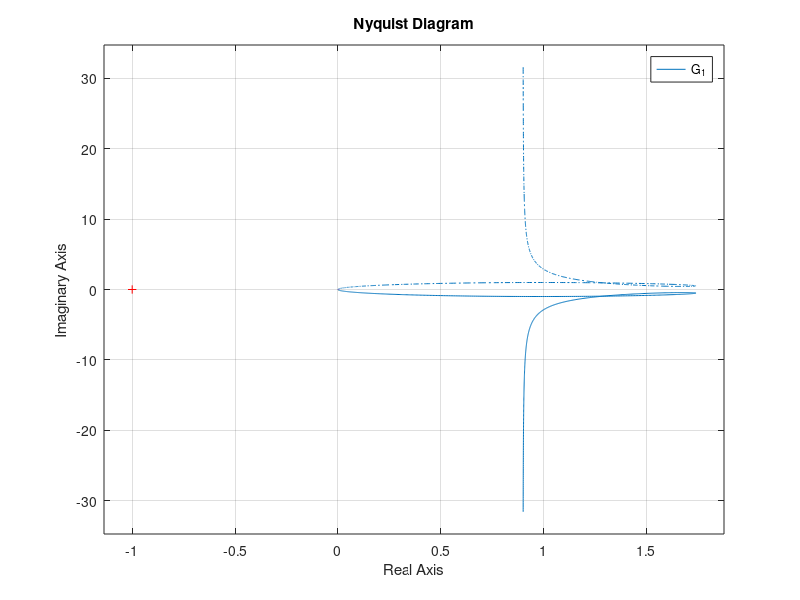
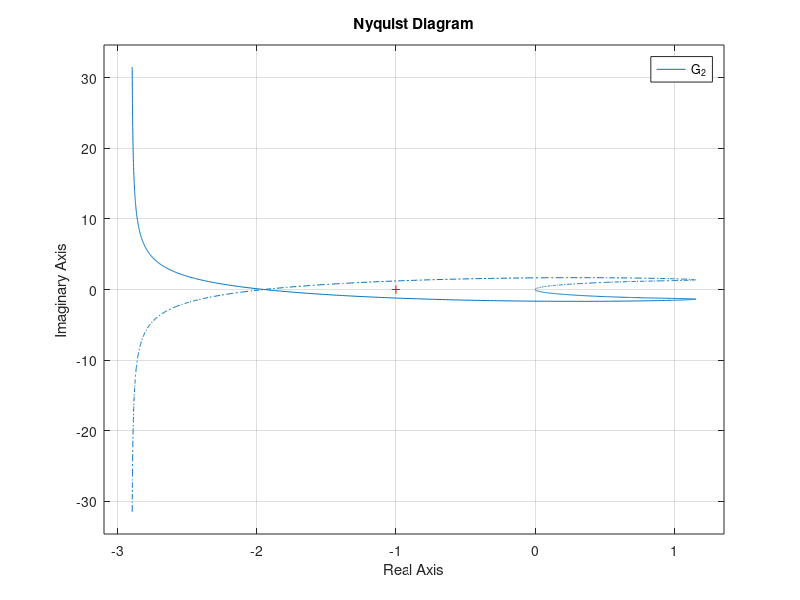
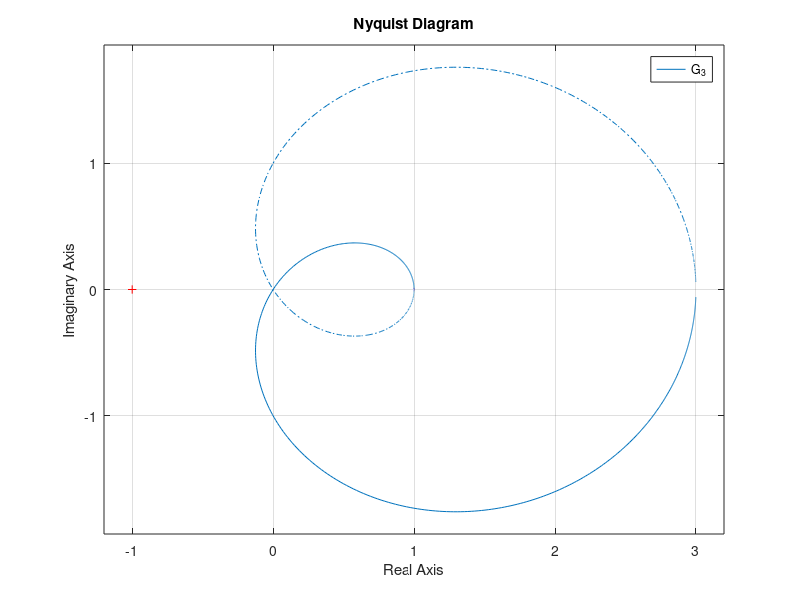
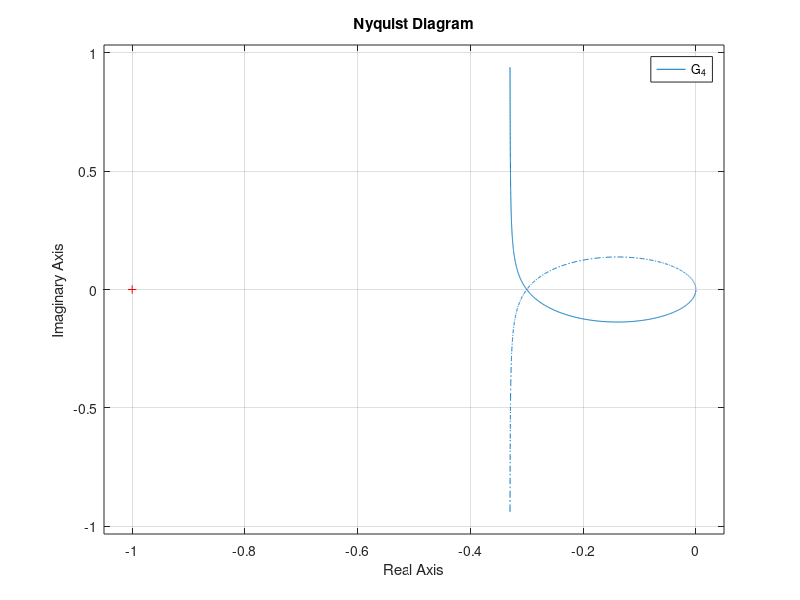

Here is the MATLAB script that generated these plots, in order:
clear;

figure(1);
G_1 = tf([20 20 10], [1 11 10 0]);
%step(feedback(G_1,1));
nyquist(G_1);

figure(2);
G_2 = tf([20 20 10], [1 9 -10 0]);
%step(feedback(G_2,1))
nyquist(G_2);


figure(3);
G_3 = tf([1 0 3], [1 2 1]);
nyquist(G_3);

figure(4);
G_4 = tf([3 3], [1 -10 0]);
nyquist(G_4);
%step(feedback(1000000*G_4,1))